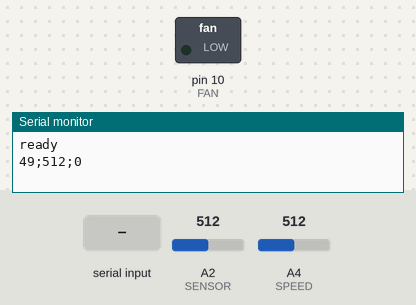
A sketch run on a simulated Arduino Uno, built with avr-gcc and run on an emulated ATmega328P. Shown: switched loads named in the sketch (green lamp = pin HIGH), the last lines printed to the serial monitor. Inputs (shaded band) come from the test bench; at power-on: A2 (SENSOR) = 512, A4 (SPEED) = 512.

Above: at 1.0 s.
1.1 s: byte 30 received over Serial
At 1.9 s:
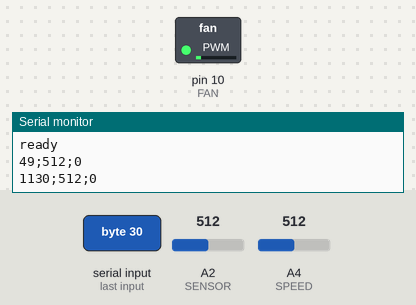
2.6 s: byte 90 received over Serial
At 3.1 s:
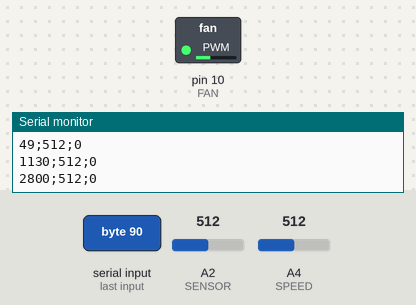
Timing chart, 0 to 5.6 s (numbered marks = the images above; inputs shaded):
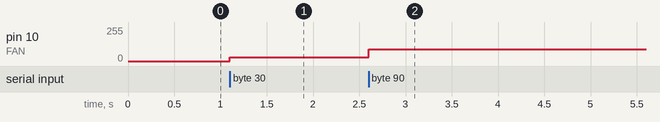

Measured:
- after the input at 1.1 s, pin 10 (FAN): 0/255 → 30/255 at once
- after the input at 2.6 s, pin 10 (FAN): 30/255 → 90/255 at once

The sketch:

PID_Control.ino
```cpp
/*
  sketch to measure the temperature with a Grove - Temperature sensor
*/
#include <math.h>

int rpm;  // pmw value received from the computer
unsigned long now;  // time of last measurement
unsigned short hes_count;  // counted pulses of the fan speed
bool pulse = true; // HIGH = true, LOW = false

#define SENSOR A2 // pin thermistor
#define FAN 10    // pin speed controller
#define SPEED A4  // pin speed reader

#define FREQ 200  // period of measurements
#define ANALOG_HIGH 500  // identifier for pulse

//mehtod for printing the measurements to serial
void output(unsigned long t){
    Serial.print(t);
    Serial.print(";");
    Serial.print(analogRead(SENSOR));
    Serial.print(";");
    Serial.println(hes_count);
}

void setup() {
  pinMode(FAN,OUTPUT);
  pinMode(SPEED,INPUT_PULLUP);
  pinMode(SENSOR,INPUT);
  analogWrite(FAN,0);
  Serial.begin(9600);
  delay(20);
  //ready signal for measurements
  Serial.println("ready");
  delay(30);
  // initial measurement
  output(millis());
  delay(30);

  while (!Serial.available()){
    // wait for instruction
  }
  // read the instruction
  rpm = Serial.read();
  analogWrite(FAN,rpm);
  delay(30);
}

void loop(){
  // pulse counter for fan speed
  if(analogRead(SPEED)<ANALOG_HIGH && pulse) {
    hes_count++;
    pulse = false;
  }
  else  if (analogRead(SPEED)>ANALOG_HIGH && !pulse) pulse = true;

  if ( millis()-now > FREQ){
    now=millis();
    //print data to serial
    output(now);
    // reset counter
    hes_count=0;
    delay(30);
    // wait for instruction and then read them and execute
    while (!Serial.available()){}
    rpm = Serial.read();
    analogWrite(FAN,rpm);
    now=millis();
  }
}
```
